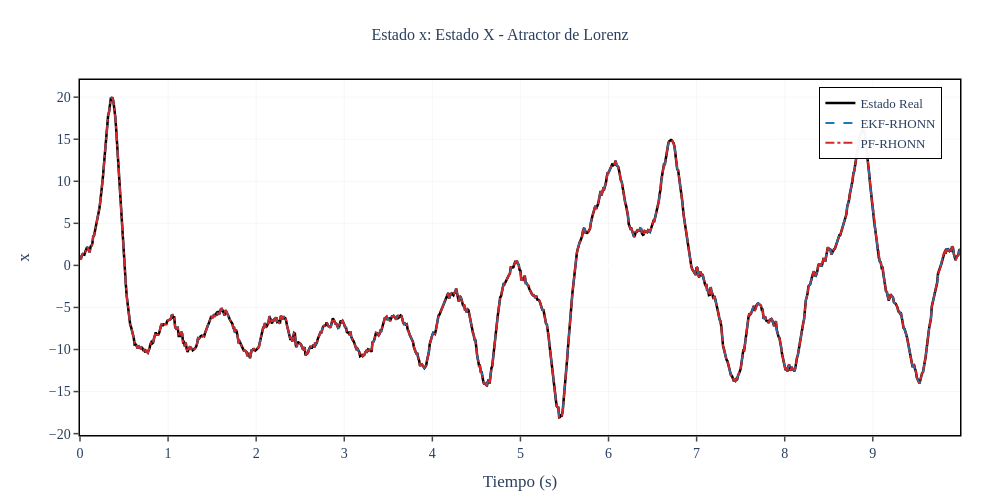
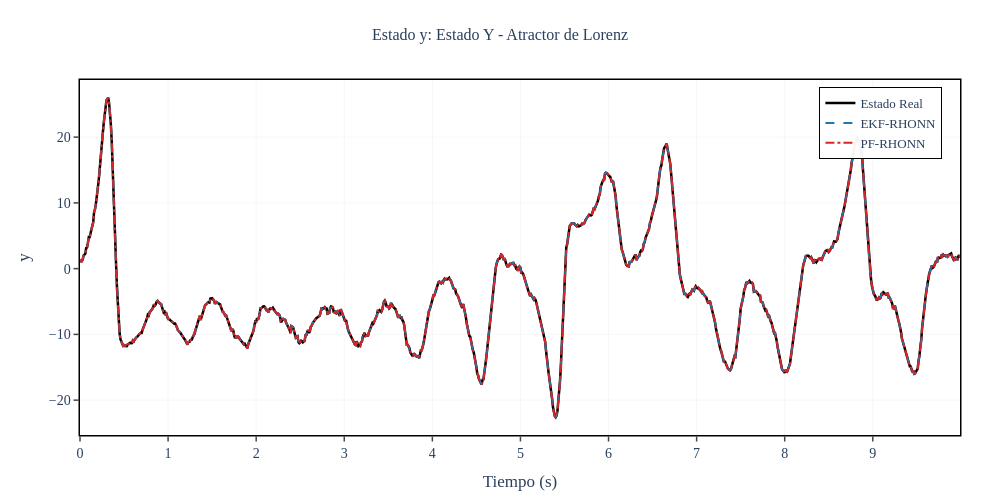
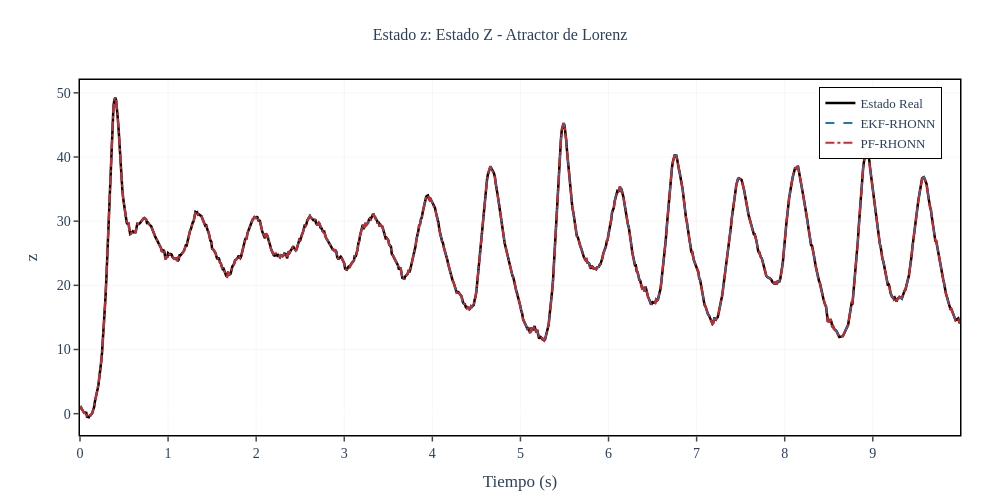
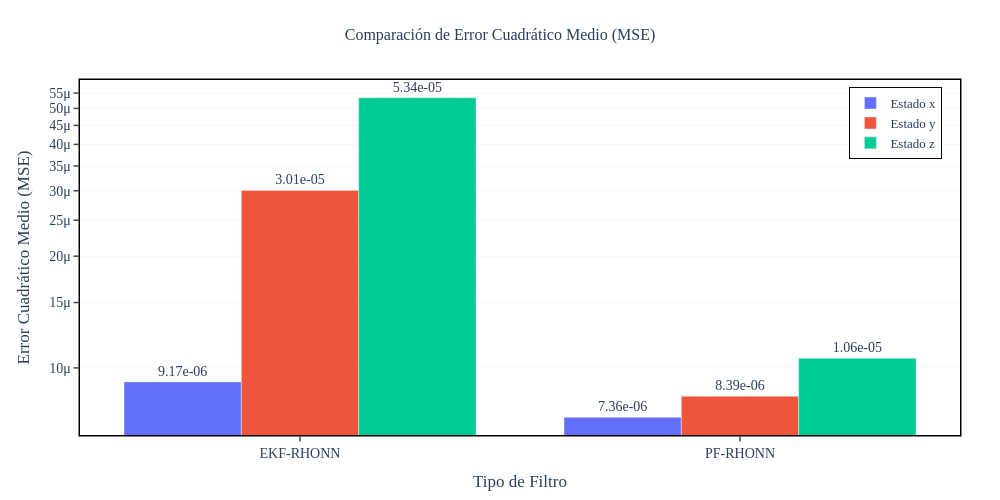

Notebook cell for these charts, in order:
### Code cell
# Gráficas individuales por estado
states_info = [
    {'idx': 0, 'var': 'x', 'desc': 'Estado X', 'y_label': 'x'},
    {'idx': 1, 'var': 'y', 'desc': 'Estado Y', 'y_label': 'y'},
    {'idx': 2, 'var': 'z', 'desc': 'Estado Z', 'y_label': 'z'}
]

for state_info in states_info:
    i = state_info['idx']
    
    fig = go.Figure()
    
    # Estado real (línea negra gruesa)
    fig.add_trace(go.Scatter(
        x=t_history, y=x_true[:, i],
        mode='lines',
        name='Estado Real',
        line=dict(color='#000000', width=thesis_config['line_width_true']),
        showlegend=True
    ))
    
    # Estimación EKF
    fig.add_trace(go.Scatter(
        x=t_history, y=x_hat_ekf[:, i],
        mode='lines',
        name='EKF-RHONN',
        line=dict(color='#1f77b4', width=thesis_config['line_width_est'], dash='dash'),
        showlegend=True
    ))
    
    # Estimación PF
    fig.add_trace(go.Scatter(
        x=t_history, y=x_hat_pf[:, i],
        mode='lines',
        name='PF-RHONN',
        line=dict(color='#d62728', width=thesis_config['line_width_est'], dash='dashdot'),
        showlegend=True
    ))
    
    fig.update_layout(
        title={
            'text': f'Estado {state_info["var"]}: {state_info["desc"]} - Atractor de Lorenz',
            'x': 0.5,
            'xanchor': 'center',
            'font': {'size': thesis_config['title_font_size'], 'family': thesis_config['font_family']}
        },
        xaxis_title='Tiempo (s)',
        yaxis_title=state_info['y_label'],
        xaxis=dict(
            showgrid=True,
            gridcolor=thesis_config['grid_color'],
            gridwidth=thesis_config['grid_width'],
            showline=True,
            linewidth=1.5,
            linecolor='black',
            mirror=True,
            ticks='outside',
            tickwidth=1.5,
            ticklen=5
        ),
        yaxis=dict(
            showgrid=True,
            gridcolor=thesis_config['grid_color'],
            gridwidth=thesis_config['grid_width'],
            showline=True,
            linewidth=1.5,
            linecolor='black',
            mirror=True,
            ticks='outside',
            tickwidth=1.5,
            ticklen=5
        ),
        legend=dict(
            x=0.98,
            y=0.98,
            xanchor='right',
            yanchor='top',
            bgcolor='rgba(255, 255, 255, 0.95)',
            bordercolor='black',
            borderwidth=1,
            font=dict(size=thesis_config['legend_font_size'], family=thesis_config['font_family'])
        ),
        font=dict(size=thesis_config['font_size'], family=thesis_config['font_family']),
        plot_bgcolor='white',
        paper_bgcolor='white',
        width=thesis_config['plot_width'],
        height=thesis_config['plot_height'],
        margin=dict(l=80, r=40, t=80, b=60)
    )
    
    fig.show()

# Espacio de fase 3D (Atractor de Lorenz)
fig_phase = go.Figure()

fig_phase.add_trace(go.Scatter3d(
    x=x_true[:, 0], y=x_true[:, 1], z=x_true[:, 2],
    mode='lines',
    name='Atractor Real',
    line=dict(color='#000000', width=4)
))

fig_phase.add_trace(go.Scatter3d(
    x=x_hat_ekf[:, 0], y=x_hat_ekf[:, 1], z=x_hat_ekf[:, 2],
    mode='lines',
    name='Estimación EKF-RHONN',
    line=dict(color='#1f77b4', width=3)
))

fig_phase.add_trace(go.Scatter3d(
    x=x_hat_pf[:, 0], y=x_hat_pf[:, 1], z=x_hat_pf[:, 2],
    mode='lines',
    name='Estimación PF-RHONN',
    line=dict(color='#d62728', width=3)
))

fig_phase.update_layout(
    title={
        'text': 'Espacio de Fases 3D - Atractor de Lorenz',
        'x': 0.5,
        'xanchor': 'center',
        'font': {'size': thesis_config['title_font_size'], 'family': thesis_config['font_family']}
    },
    scene=dict(
        xaxis_title='x',
        yaxis_title='y',
        zaxis_title='z',
        xaxis=dict(
            showgrid=True,
            gridcolor=thesis_config['grid_color'],
            showline=True,
            linewidth=1.5,
            linecolor='black'
        ),
        yaxis=dict(
            showgrid=True,
            gridcolor=thesis_config['grid_color'],
            showline=True,
            linewidth=1.5,
            linecolor='black'
        ),
        zaxis=dict(
            showgrid=True,
            gridcolor=thesis_config['grid_color'],
            showline=True,
            linewidth=1.5,
            linecolor='black'
        )
    ),
    legend=dict(
        x=0.98,
        y=0.98,
        xanchor='right',
        yanchor='top',
        bgcolor='rgba(255, 255, 255, 0.95)',
        bordercolor='black',
        borderwidth=1,
        font=dict(size=thesis_config['legend_font_size'], family=thesis_config['font_family'])
    ),
    font=dict(size=thesis_config['font_size'], family=thesis_config['font_family']),
    width=thesis_config['plot_width'],
    height=thesis_config['plot_width'],  # Aspecto cuadrado
    margin=dict(l=40, r=40, t=80, b=40)
)

# fig_phase.show()

# Gráfica de barras comparando MSE
fig_mse = go.Figure()

filters = ['EKF-RHONN', 'PF-RHONN']

fig_mse.add_trace(go.Bar(
    name='Estado x',
    x=filters,
    y=[mse_x_ekf, mse_x_pf],
    marker_color='#636EFA',
    text=[f'{mse_x_ekf:.2e}', f'{mse_x_pf:.2e}'],
    textposition='outside'
))

fig_mse.add_trace(go.Bar(
    name='Estado y',
    x=filters,
    y=[mse_y_ekf, mse_y_pf],
    marker_color='#EF553B',
    text=[f'{mse_y_ekf:.2e}', f'{mse_y_pf:.2e}'],
    textposition='outside'
))

fig_mse.add_trace(go.Bar(
    name='Estado z',
    x=filters,
    y=[mse_z_ekf, mse_z_pf],
    marker_color='#00CC96',
    text=[f'{mse_z_ekf:.2e}', f'{mse_z_pf:.2e}'],
    textposition='outside'
))

fig_mse.update_layout(
    title={
        'text': 'Comparación de Error Cuadrático Medio (MSE)',
        'x': 0.5,
        'xanchor': 'center',
        'font': {'size': thesis_config['title_font_size'], 'family': thesis_config['font_family']}
    },
    xaxis_title='Tipo de Filtro',
    yaxis_title='Error Cuadrático Medio (MSE)',
    yaxis=dict(
        type='log',
        showgrid=True,
        gridcolor=thesis_config['grid_color'],
        gridwidth=thesis_config['grid_width'],
        showline=True,
        linewidth=1.5,
        linecolor='black',
        mirror=True,
        ticks='outside',
        tickwidth=1.5,
        ticklen=5
    ),
    xaxis=dict(
        showline=True,
        linewidth=1.5,
        linecolor='black',
        mirror=True,
        ticks='outside',
        tickwidth=1.5,
        ticklen=5
    ),
    legend=dict(
        x=0.98,
        y=0.98,
        xanchor='right',
        yanchor='top',
        bgcolor='rgba(255, 255, 255, 0.95)',
        bordercolor='black',
        borderwidth=1,
        font=dict(size=thesis_config['legend_font_size'], family=thesis_config['font_family'])
    ),
    barmode='group',
    font=dict(size=thesis_config['font_size'], family=thesis_config['font_family']),
    plot_bgcolor='white',
    paper_bgcolor='white',
    width=thesis_config['plot_width'],
    height=thesis_config['plot_height'],
    margin=dict(l=80, r=40, t=80, b=60)
)

fig_mse.show()

### Figure 1 — Plotly figure (JSON) as saved in the notebook; plotly's stock layout.template omitted (floating-point values rounded to 4 significant figures; data arrays with more than 128 entries replaced by an {"elided": "..."} marker saying what was removed)
{"data": [{"line": {"color": "#000000", "width": 2.5}, "mode": "lines", "name": "Estado Real", "showlegend": true, "type": "scatter", "x": {"elided": "1000 float values"}, "y": {"elided": "1000 float values"}}, {"line": {"color": "#1f77b4", "dash": "dash", "width": 2}, "mode": "lines", "name": "EKF-RHONN", "showlegend": true, "type": "scatter", "x": {"elided": "1000 float values"}, "y": {"elided": "1000 float values"}}, {"line": {"color": "#d62728", "dash": "dashdot", "width": 2}, "mode": "lines", "name": "PF-RHONN", "showlegend": true, "type": "scatter", "x": {"elided": "1000 float values"}, "y": {"elided": "1000 float values"}}], "layout": {"font": {"family": "Computer Modern, serif", "size": 14}, "height": 500, "legend": {"bgcolor": "rgba(255, 255, 255, 0.95)", "bordercolor": "black", "borderwidth": 1, "font": {"family": "Computer Modern, serif", "size": 13}, "x": 0.98, "xanchor": "right", "y": 0.98, "yanchor": "top"}, "margin": {"b": 60, "l": 80, "r": 40, "t": 80}, "paper_bgcolor": "white", "plot_bgcolor": "white", "title": {"font": {"family": "Computer Modern, serif", "size": 16}, "text": "Estado x: Estado X - Atractor de Lorenz", "x": 0.5, "xanchor": "center"}, "width": 1000, "xaxis": {"gridcolor": "rgba(200, 200, 200, 0.3)", "gridwidth": 0.5, "linecolor": "black", "linewidth": 1.5, "mirror": true, "showgrid": true, "showline": true, "ticklen": 5, "ticks": "outside", "tickwidth": 1.5, "title": {"text": "Tiempo (s)"}}, "yaxis": {"gridcolor": "rgba(200, 200, 200, 0.3)", "gridwidth": 0.5, "linecolor": "black", "linewidth": 1.5, "mirror": true, "showgrid": true, "showline": true, "ticklen": 5, "ticks": "outside", "tickwidth": 1.5, "title": {"text": "x"}}}}

### Figure 2 — Plotly figure (JSON) as saved in the notebook; plotly's stock layout.template omitted (floating-point values rounded to 4 significant figures; data arrays with more than 128 entries replaced by an {"elided": "..."} marker saying what was removed)
{"data": [{"line": {"color": "#000000", "width": 2.5}, "mode": "lines", "name": "Estado Real", "showlegend": true, "type": "scatter", "x": {"elided": "1000 float values"}, "y": {"elided": "1000 float values"}}, {"line": {"color": "#1f77b4", "dash": "dash", "width": 2}, "mode": "lines", "name": "EKF-RHONN", "showlegend": true, "type": "scatter", "x": {"elided": "1000 float values"}, "y": {"elided": "1000 float values"}}, {"line": {"color": "#d62728", "dash": "dashdot", "width": 2}, "mode": "lines", "name": "PF-RHONN", "showlegend": true, "type": "scatter", "x": {"elided": "1000 float values"}, "y": {"elided": "1000 float values"}}], "layout": {"font": {"family": "Computer Modern, serif", "size": 14}, "height": 500, "legend": {"bgcolor": "rgba(255, 255, 255, 0.95)", "bordercolor": "black", "borderwidth": 1, "font": {"family": "Computer Modern, serif", "size": 13}, "x": 0.98, "xanchor": "right", "y": 0.98, "yanchor": "top"}, "margin": {"b": 60, "l": 80, "r": 40, "t": 80}, "paper_bgcolor": "white", "plot_bgcolor": "white", "title": {"font": {"family": "Computer Modern, serif", "size": 16}, "text": "Estado y: Estado Y - Atractor de Lorenz", "x": 0.5, "xanchor": "center"}, "width": 1000, "xaxis": {"gridcolor": "rgba(200, 200, 200, 0.3)", "gridwidth": 0.5, "linecolor": "black", "linewidth": 1.5, "mirror": true, "showgrid": true, "showline": true, "ticklen": 5, "ticks": "outside", "tickwidth": 1.5, "title": {"text": "Tiempo (s)"}}, "yaxis": {"gridcolor": "rgba(200, 200, 200, 0.3)", "gridwidth": 0.5, "linecolor": "black", "linewidth": 1.5, "mirror": true, "showgrid": true, "showline": true, "ticklen": 5, "ticks": "outside", "tickwidth": 1.5, "title": {"text": "y"}}}}

### Figure 3 — Plotly figure (JSON) as saved in the notebook; plotly's stock layout.template omitted (floating-point values rounded to 4 significant figures; data arrays with more than 128 entries replaced by an {"elided": "..."} marker saying what was removed)
{"data": [{"line": {"color": "#000000", "width": 2.5}, "mode": "lines", "name": "Estado Real", "showlegend": true, "type": "scatter", "x": {"elided": "1000 float values"}, "y": {"elided": "1000 float values"}}, {"line": {"color": "#1f77b4", "dash": "dash", "width": 2}, "mode": "lines", "name": "EKF-RHONN", "showlegend": true, "type": "scatter", "x": {"elided": "1000 float values"}, "y": {"elided": "1000 float values"}}, {"line": {"color": "#d62728", "dash": "dashdot", "width": 2}, "mode": "lines", "name": "PF-RHONN", "showlegend": true, "type": "scatter", "x": {"elided": "1000 float values"}, "y": {"elided": "1000 float values"}}], "layout": {"font": {"family": "Computer Modern, serif", "size": 14}, "height": 500, "legend": {"bgcolor": "rgba(255, 255, 255, 0.95)", "bordercolor": "black", "borderwidth": 1, "font": {"family": "Computer Modern, serif", "size": 13}, "x": 0.98, "xanchor": "right", "y": 0.98, "yanchor": "top"}, "margin": {"b": 60, "l": 80, "r": 40, "t": 80}, "paper_bgcolor": "white", "plot_bgcolor": "white", "title": {"font": {"family": "Computer Modern, serif", "size": 16}, "text": "Estado z: Estado Z - Atractor de Lorenz", "x": 0.5, "xanchor": "center"}, "width": 1000, "xaxis": {"gridcolor": "rgba(200, 200, 200, 0.3)", "gridwidth": 0.5, "linecolor": "black", "linewidth": 1.5, "mirror": true, "showgrid": true, "showline": true, "ticklen": 5, "ticks": "outside", "tickwidth": 1.5, "title": {"text": "Tiempo (s)"}}, "yaxis": {"gridcolor": "rgba(200, 200, 200, 0.3)", "gridwidth": 0.5, "linecolor": "black", "linewidth": 1.5, "mirror": true, "showgrid": true, "showline": true, "ticklen": 5, "ticks": "outside", "tickwidth": 1.5, "title": {"text": "z"}}}}

### Figure 4 — Plotly figure (JSON) as saved in the notebook; plotly's stock layout.template omitted (floating-point values rounded to 4 significant figures)
{"data": [{"marker": {"color": "#636EFA"}, "name": "Estado x", "text": ["9.17e-06", "7.36e-06"], "textposition": "outside", "type": "bar", "x": ["EKF-RHONN", "PF-RHONN"], "y": [9.17e-06, 7.365e-06]}, {"marker": {"color": "#EF553B"}, "name": "Estado y", "text": ["3.01e-05", "8.39e-06"], "textposition": "outside", "type": "bar", "x": ["EKF-RHONN", "PF-RHONN"], "y": [3.008e-05, 8.39e-06]}, {"marker": {"color": "#00CC96"}, "name": "Estado z", "text": ["5.34e-05", "1.06e-05"], "textposition": "outside", "type": "bar", "x": ["EKF-RHONN", "PF-RHONN"], "y": [5.342e-05, 1.061e-05]}], "layout": {"barmode": "group", "font": {"family": "Computer Modern, serif", "size": 14}, "height": 500, "legend": {"bgcolor": "rgba(255, 255, 255, 0.95)", "bordercolor": "black", "borderwidth": 1, "font": {"family": "Computer Modern, serif", "size": 13}, "x": 0.98, "xanchor": "right", "y": 0.98, "yanchor": "top"}, "margin": {"b": 60, "l": 80, "r": 40, "t": 80}, "paper_bgcolor": "white", "plot_bgcolor": "white", "title": {"font": {"family": "Computer Modern, serif", "size": 16}, "text": "Comparación de Error Cuadrático Medio (MSE)", "x": 0.5, "xanchor": "center"}, "width": 1000, "xaxis": {"linecolor": "black", "linewidth": 1.5, "mirror": true, "showline": true, "ticklen": 5, "ticks": "outside", "tickwidth": 1.5, "title": {"text": "Tipo de Filtro"}}, "yaxis": {"gridcolor": "rgba(200, 200, 200, 0.3)", "gridwidth": 0.5, "linecolor": "black", "linewidth": 1.5, "mirror": true, "showgrid": true, "showline": true, "ticklen": 5, "ticks": "outside", "tickwidth": 1.5, "title": {"text": "Error Cuadrático Medio (MSE)"}, "type": "log"}}}
